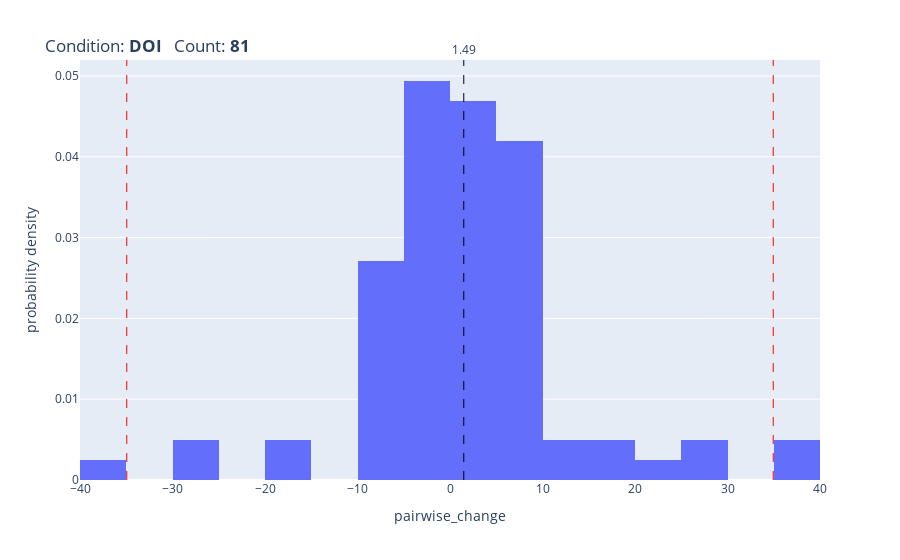

This figure's notebook cell:
### Code cell
pairwise_change_histogram(session=True, session_id=session)

### Figure 1 — Plotly figure (JSON) as saved in the notebook; plotly's stock layout.template omitted (floating-point values rounded to 4 significant figures)
{"data": [{"alignmentgroup": "True", "bingroup": "x", "histnorm": "probability density", "hovertemplate": "pairwise_change=%{x}<br>probability density=%{y}<extra></extra>", "legendgroup": "", "marker": {"color": "#636efa", "pattern": {"shape": ""}}, "name": "", "offsetgroup": "", "orientation": "v", "showlegend": false, "type": "histogram", "x": [-4.199, -6.931, -3.097, 5.815, -8.905, 8.983, -4.062, 16.89, 2.023, 16.15, 4.114, 1.002, -1.791, 1.674, -9.97, -2.867, 7.826, -1.428, -0.8496, -7.259, 5.077, -6.77, 1.506, -3.595, 8.867, -17.54, 29.69, 5.423, 6.467, -7.735, 3.058, 8.527, 5.377, 5.982, -5.008, -2.055, -5.333, 3.726, -1.937, 11.66, -3.504, 21.62, 6.02, -0.9303, -0.09813, -7.938, 6.798, 2.14, 3.804, -3.827, -1.723, -4.746, 2.622, 1.18, 6.137, -2.186, 38.96, 5.088, 4.062, -6.488, -6.711, 5.054, 2.136, 3.099, -35.11, 38.3, -26.24, -29.26, 29.9, 5.803, -19.44, 6.911, 12.07, 4.571, 1.78, -1.066, -3.034, 4.347, 2.958, -2.961, 2.033], "xaxis": "x", "yaxis": "y"}], "layout": {"annotations": [{"showarrow": false, "text": "1.49", "x": 1.489, "xanchor": "center", "xref": "x", "y": 1, "yanchor": "bottom", "yref": "y domain"}, {"showarrow": false, "text": "", "x": 34.94, "xanchor": "center", "xref": "x", "y": 1, "yanchor": "bottom", "yref": "y domain"}, {"showarrow": false, "text": "", "x": -34.94, "xanchor": "center", "xref": "x", "y": 1, "yanchor": "bottom", "yref": "y domain"}], "barmode": "relative", "legend": {"tracegroupgap": 0}, "margin": {"t": 60}, "shapes": [{"line": {"color": "black", "dash": "dash", "width": 1}, "type": "line", "x0": 1.489, "x1": 1.489, "xref": "x", "y0": 0, "y1": 1, "yref": "y domain"}, {"line": {"color": "red", "dash": "dash", "width": 1}, "type": "line", "x0": 34.94, "x1": 34.94, "xref": "x", "y0": 0, "y1": 1, "yref": "y domain"}, {"line": {"color": "red", "dash": "dash", "width": 1}, "type": "line", "x0": -34.94, "x1": -34.94, "xref": "x", "y0": 0, "y1": 1, "yref": "y domain"}], "title": {"text": "<br>Condition: <b>DOI</b>   Count: <b>81</b>"}, "xaxis": {"anchor": "y", "domain": [0, 1], "title": {"text": "pairwise_change"}}, "yaxis": {"anchor": "x", "domain": [0, 1], "title": {"text": "probability density"}}}}
